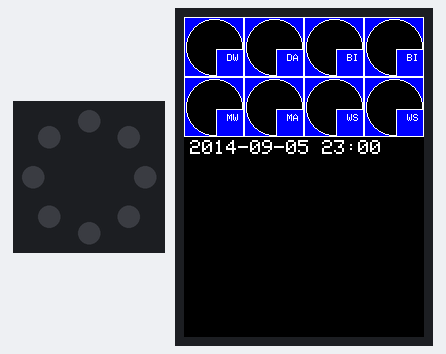
A sketch run on a simulated Arduino Uno, built with avr-gcc and run on an emulated ATmega328P. Parts: 8 RGB LEDs in a ring, first at the top, clockwise, 240×320 colour display. WiFi joins after 1.5 s; servers stay silent unless stated; uploads are accepted with an empty reply; random numbers use the default seed unless the sketch sets one; what the sketch prints to the serial monitor is not drawn.

Above: at 1.9 s.
At 2.7 s:
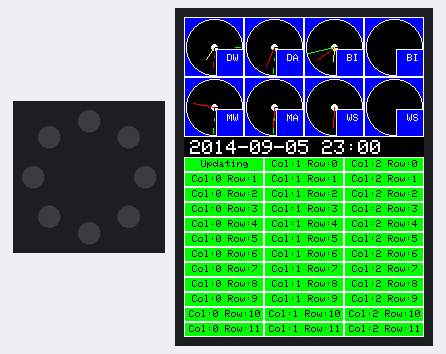
At 13.0 s:
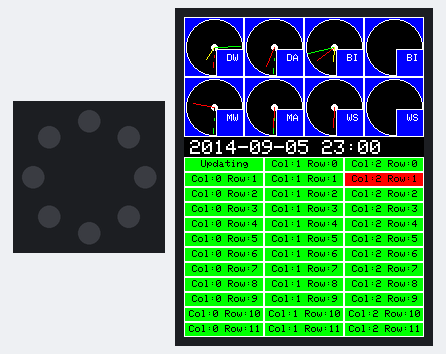
At 23.4 s:
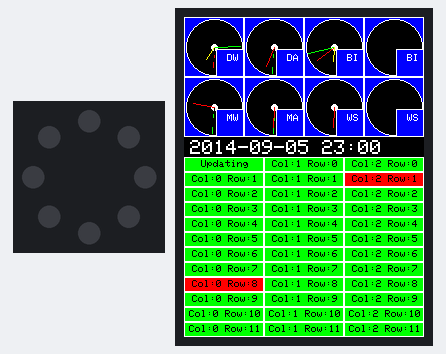
At 33.8 s:
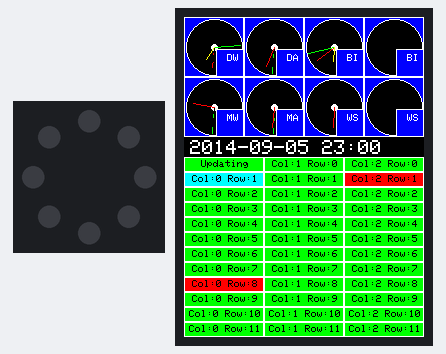

Measured:
- what the display in image 0 shows lasts 0.7 s, from 1.9 s to 2.6 s
- what the display in image 1 shows lasts 10.4 s, from 2.6 s to 13.0 s

The sketch:

NagiosMonitor_IL9340_v2.ino
```cpp
#include <SPI.h>
#include <Ethernet.h>
#include <EthernetUdp.h>

#include "Adafruit_GFX.h"
#include "Adafruit_ILI9340.h"

#include <Wire.h>
#include <Adafruit_NeoPixel.h>

#define _sclk 13
#define _miso 12
#define _mosi 11
#define _cs 3
#define _dc 9
#define _rst 8

Adafruit_ILI9340 tft = Adafruit_ILI9340(_cs, _dc, _rst);
#define NEOPIN 4
Adafruit_NeoPixel strip = Adafruit_NeoPixel(8, NEOPIN, NEO_GRB + NEO_KHZ800);


byte mac[] = { 0xDE, 0xAD, 0xBE, 0xEF, 0xFE, 0xED };

EthernetUDP udp;
EthernetClient client;

char ledserver[] = "iq-colo.sneaky.net";

// HACK!
// char server[] = "pool.ntp.org";
IPAddress timeServer(209,43,20,114); // time-a.timefreq.bldrdoc.gov NTP server

unsigned int localPort = 8888;      // local port to listen for UDP packets
const int NTP_PACKET_SIZE= 48; // NTP time stamp is in the first 48 bytes of the message
byte packetBuffer[ NTP_PACKET_SIZE]; //buffer to hold incoming and outgoing packets
unsigned long secsSince1900;
unsigned long secsLastSet;
unsigned long secsLastLED;
unsigned long secsDelay = 600;
int counter;
int testing=0;
int oldTesting=360;
unsigned long offset = -14400;


int state[16][4] = {
 { 0, 0, 0, 0 },
 { 0, 0, 0, 0 },
 { 0, 0, 0, 0 },
 { 0, 0, 0, 0 },
 { 0, 0, 0, 0 },
 { 0, 0, 0, 0 },
 { 0, 0, 0, 0 },
 { 0, 0, 0, 0 },
 { 0, 0, 0, 0 },
 { 0, 0, 0, 0 },
 { 0, 0, 0, 0 },
 { 0, 0, 0, 0 },
 { 0, 0, 0, 0 },
 { 0, 0, 0, 0 },
 { 0, 0, 0, 0 },
 { 0, 0, 0, 0 },
};

int oldState[4][16] = {
 { 255, 255, 255, 255, 255, 255, 255, 255, 255, 255, 255, 255, 255, 255, 255, 255},
 { 255, 255, 255, 255, 255, 255, 255, 255, 255, 255, 255, 255, 255, 255, 255, 255},
 { 255, 255, 255, 255, 255, 255, 255, 255, 255, 255, 255, 255, 255, 255, 255, 255},
 { 255, 255, 255, 255, 255, 255, 255, 255, 255, 255, 255, 255, 255, 255, 255, 255},
};

String working;

// It was 106
#define _meterHeight 60
#define _meterWidth  60


void setup() {
  Serial.begin(9600);
  while(!Serial);

  strip.begin();
  strip.show();

  tft.begin();

  // It was 3
  tft.setRotation(2);

  tft.fillScreen(ILI9340_BLACK);

  Wire.begin();

  if ( Ethernet.begin(mac) == 0 ) {
    tft.println("Failed to configure Ethernet using DHCP.");
    for(;;);
  }

  udp.begin(localPort);

  drawMeterFrame( 0, 0, "DW" );
  drawMeterFrame( _meterWidth, 0, "DA" );
  drawMeterFrame( 2*_meterWidth, 0, "BI" );
  drawMeterFrame( 3*_meterWidth, 0, "BI" );

  drawMeterFrame( 0, _meterHeight, "MW" );
  drawMeterFrame( _meterWidth, _meterHeight, "MA" );
  drawMeterFrame( 2*_meterWidth, _meterHeight, "WS" );
  drawMeterFrame( 3*_meterWidth, _meterHeight, "WS" );

  tft.setCursor(6, 123);
  tft.setTextColor(ILI9340_WHITE);
  tft.setTextSize(2);
  tft.print("2014-09-05 23:00");
}


void loop() {
    // Unix time starts on Jan 1 1970. In seconds, that's 2208988800:
    const unsigned long seventyYears = 2208988800UL;

  //Every 10 minutes, send a new request to the NTP server
  if ( (secsSince1900-secsLastSet > secsDelay) || secsLastSet == 0 ) {
    sendNTPpacket(timeServer); // send an NTP packet to a time server
  }

  if ( ( !client.connected() && ((secsSince1900-secsLastSet > 10 )) || secsLastSet == 0 ) ) {
      if (client.connect(ledserver, 58471)) {
        // Make a HTTP request:
        client.println("GET /LEDStatus HTTP/1.1");
        client.println("Host: iq-colo.sneaky.net");
        client.println("Connection: close");
        client.println();

        secsLastSet = secsSince1900;

        String received;

        for ( int c = 0 ; c < 8 ; c++ ) {
         strip.setPixelColor( c, 0, 0, 0);
        }

        // If we have anything.. take it in and send it to serial.. for now.
        while(client.connected() || client.available()) {
          if ( client.available() ) {
            char c = client.read();
            //Serial.print(c);
            received += c;

            if ( c == '\n' ) {

             int equals = received.indexOf('=');

             if ( equals != -1 && received.length() < 5 && received.length() > 0 ) {

               String ledString = received.substring(0,equals);
               int l = ledString.toInt();

               String valueString = received.substring(equals+1);
               int v = valueString.toInt();

               if ( v == 0 ) strip.setPixelColor( l, 0, 255, 0 );
               if ( v == 1 ) strip.setPixelColor( l, 255, 255, 0 );
               if ( v == 2 ) strip.setPixelColor( l, 255, 0, 0 );
               if ( v == 3 ) strip.setPixelColor( l, 0, 0, 255 );

             }
             received = "";

            }
          }
        }
        client.stop();

      }
      else {
        // kf you didn't get a connection to the server:
        Serial.println("connection failed");
      }
  }


  if (  udp.parsePacket() ) {
   // We've received a packet, read the data from it
   udp.read(packetBuffer,NTP_PACKET_SIZE);  // read the packet into the buffer

   //the timestamp starts at byte 40 of the received packet and is four bytes,
   // or two words, long. First, esxtract the two words:

   unsigned long highWord = word(packetBuffer[40], packetBuffer[41]);
   unsigned long lowWord = word(packetBuffer[42], packetBuffer[43]);
   // combine the four bytes (two words) into a long integer
   // this is NTP time (seconds since Jan 1 1900):
   unsigned long secsNTP = highWord << 16 | lowWord;
   // Save off the last time we actually set the time.
   secsLastSet = secsNTP - seventyYears;

   counter++;


  }

  // Rotation - testing - displayTimeSmall(now);

  // delay(100);

  drawMeter( 0, 0, oldTesting, 270-oldTesting, -1, testing, 270-testing, 30, "10", "100", "1k" );
  drawMeter( _meterWidth, 0, -1, oldTesting, 40, 20, testing, 40, "10", "100", "1k" );
  drawMeter( 2*_meterWidth, 0, -1, -1, oldTesting, 50, 75, testing, "10", "100", "1k" );

  drawMeter( 0, _meterHeight, -1, oldTesting, -1, 100, testing, -1, "10", "100", "1k" );
  float ram = 2048-getFreeRam();
  drawMeter( _meterWidth, _meterHeight, oldTesting, ram*270/2048, -1, testing, -1, -1, "10", "%RAM", "1k" );
  drawMeter( 2*_meterWidth, _meterHeight, 0, -1, -1, ram*270/2048, -1, -1, "%RAM", "100", "1k" );


  //strip.setPixelColor( 0, 255, 0, 0 );
  //strip.setPixelColor( 1, 0, 255, 0 );
  //strip.setPixelColor( 2, 0, 0, 255 );
  //strip.setPixelColor( 3, 255, 255, 0);
  //strip.setPixelColor( 4, 255, 255, 255);
  //strip.setPixelColor( 5, 200, 0, 0);
  //strip.setPixelColor( 6, 150, 0, 0);
  //strip.setPixelColor( 7, 100, 0, 0);

  strip.setBrightness(5);
//  if ( testing < 20 ) { strip.setBrightness(255); }

  strip.show();


    working = "Updating";
  drawIndicator( 0, 0, working, 2 );

  for (int column = 0; column < 3; column++ ) {
   for (int row = 0; row < 12; row++) {

     String name;
     String colString = "Col:";
     String rowString = " Row:";
     name = colString + column + rowString + row;

     uint16_t color = ILI9340_WHITE;

     if (!( column == 0 && row == 0 )) drawIndicator( column, row, name, state[row][column] );

   }
  }

 state[random(0,12)][random(0,3)] = random(1,4);

 if ( random(0,20) == 0 ) {
    for (int column = 0; column < 3; column++ ) {
      for (int row = 0; row < 10; row++) {
       // It's backward!  (column is row... LAZY!)
       state[row][column] = 0;
      }
    }
 }


 drawIndicator( 0, 0, working, 0 );


  oldTesting = testing;
  testing++;
  if ( testing > 270 ) testing = 0;

  delay(10000);
}


void drawMeterFrame ( int x, int y, char* title ) {

 tft.fillRect(x, y, _meterWidth, _meterHeight, ILI9340_BLUE );
 tft.drawRect(x, y, _meterWidth, _meterHeight, ILI9340_WHITE );
 tft.fillCircle( x + _meterWidth/2, y + _meterHeight/2, _meterWidth*.48, ILI9340_BLACK );  // This one may throw off the radius.. if it's not "square"!
 tft.drawCircle( x + _meterWidth/2, y + _meterHeight/2, _meterWidth*.48, ILI9340_WHITE );  // This one may throw off the radius.. if it's not "square"!
 tft.fillRect(x+_meterWidth/2+2, y+_meterHeight/2+2, _meterWidth/2-2, _meterHeight/2-2, ILI9340_BLUE );
 tft.drawRect(x+_meterWidth/2+2, y+_meterHeight/2+2, _meterWidth/2-2, _meterHeight/2-2, ILI9340_WHITE );

 tft.setCursor( x+_meterWidth/2+13, y+_meterHeight/2+7);
 tft.setTextColor(ILI9340_WHITE);
 tft.setTextSize(1);
 tft.print( title );


}


void drawMeter( int x, int y, int oldRed, int oldGreen, int oldYellow, int red, int green, int yellow, char* scaleRed, char* scaleGreen, char* scaleYellow ) {

 float alfa1;

 // x is the horizontal upper left corner
 // y is the verticle upper left corner

 tft.fillCircle( x + _meterWidth/2, y + _meterHeight/2, 3, ILI9340_WHITE );

  if ( oldGreen != green ) {
    drawMeterLine( x, y, oldGreen, .44, ILI9340_BLACK );
    drawMeterLine( x, y, green, .44, ILI9340_GREEN );
    tft.setCursor( x+_meterWidth/2+16, y+_meterHeight/2+26);
    tft.setTextColor(ILI9340_GREEN, ILI9340_BLUE );
    tft.setTextSize(1);
    //tft.print( scaleGreen );
    //tft.print( "   " );
  }
  if ( oldRed != red ) {
    drawMeterLine( x, y, oldRed, .35, ILI9340_BLACK );
    drawMeterLine( x, y, red, .35, ILI9340_RED );
    tft.setCursor( x+_meterWidth/2+16, y+_meterHeight/2+26+8);
    tft.setTextColor(ILI9340_RED, ILI9340_BLUE );
    tft.setTextSize(1);
    //tft.print( scaleRed );
    //tft.print( "   " );
  }
  if ( oldYellow != yellow ) {
    drawMeterLine( x, y, oldYellow, .25, ILI9340_BLACK );
    drawMeterLine( x, y, yellow, .25, ILI9340_YELLOW );
    tft.setCursor( x+_meterWidth/2+16, y+_meterHeight/2+26+8+8);
    tft.setTextColor(ILI9340_YELLOW, ILI9340_BLUE );
    tft.setTextSize(1);
    //tft.print( scaleYellow );
    //tft.print( "   " );
  }

}

void drawMeterLine( int x, int y, int number, float length, uint16_t color ) {
  float alfa1;

  if ( number > 270 ) number = 270;
  if ( number < 0 ) number = 0;

  alfa1 = 2*3.14*(360-number)/360; // convert ungle from degree in radian
  tft.drawLine(x + _meterWidth/2,y + _meterHeight/2, x+(_meterWidth/2)+(_meterWidth*length)*sin(alfa1), y+(_meterHeight/2)+(_meterHeight*length)*cos(alfa1), color);
}


// send an NTP request to the time server at the given address
unsigned long sendNTPpacket(IPAddress& address)
{
  // set all bytes in the buffer to 0
  memset(packetBuffer, 0, NTP_PACKET_SIZE);
  // Initialize values needed to form NTP request
  // (see URL above for details on the packets)
  packetBuffer[0] = 0b11100011;   // LI, Version, Mode
  packetBuffer[1] = 0;     // Stratum, or type of clock
  packetBuffer[2] = 6;     // Polling Interval
  packetBuffer[3] = 0xEC;  // Peer Clock Precision
  // 8 bytes of zero for Root Delay & Root Dispersion
  packetBuffer[12]  = 49;
  packetBuffer[13]  = 0x4E;
  packetBuffer[14]  = 49;
  packetBuffer[15]  = 52;

  // all NTP fields have been given values, now
  // you can send a packet requesting a timestamp:
  udp.beginPacket(address, 123); //NTP requests are to port 123
  udp.write(packetBuffer,NTP_PACKET_SIZE);
  udp.endPacket();
}

int getFreeRam(void)
{
  extern int  __bss_end;
  extern int  *__brkval;
  int free_memory;
  if((int)__brkval == 0) {
    free_memory = ((int)&free_memory) - ((int)&__bss_end);
  }
  else {
    free_memory = ((int)&free_memory) - ((int)__brkval);
  }

  return free_memory;
}

#define _indicatorWidth 80
#define _indicatorHeight 15
#define _offsetWidth 0
#define _offsetHeight 140

// X = horiz, Y = vert positions

void drawIndicator ( int x, int y, String title, int value ) {

  uint16_t color = ILI9340_WHITE;

  switch ( value ) {
   case 0:
    color = ILI9340_GREEN;
    break;
   case 1:
    color = ILI9340_YELLOW;
    break;
   case 2:
    color = ILI9340_RED;
    break;
   case 3:
    color = ILI9340_CYAN;
    break;
   default:
    color = ILI9340_BLACK;
  }

  if ( oldState[x][y] == value ) return;

  Serial.print("Running ");
  Serial.print(x);
  Serial.print(" ");
  Serial.println(y);


  tft.drawRect ( x * _indicatorWidth + _offsetWidth, y * _indicatorHeight + _offsetHeight, _indicatorWidth , _indicatorHeight, ILI9340_WHITE );
  tft.fillRect ( x * _indicatorWidth+1 + _offsetWidth, y * _indicatorHeight+1 + _offsetHeight, _indicatorWidth-2, _indicatorHeight-2, color );
  tft.setCursor(  x * _indicatorWidth + _offsetWidth + _indicatorWidth * .5+1 - 6* title.length() * .5 , y * _indicatorHeight + _offsetHeight + _indicatorHeight/2 - 4 );
  tft.setTextSize(1);
  tft.setTextColor ( ILI9340_BLACK );
  tft.print( title );

  oldState[x][y] = value;

}
```
